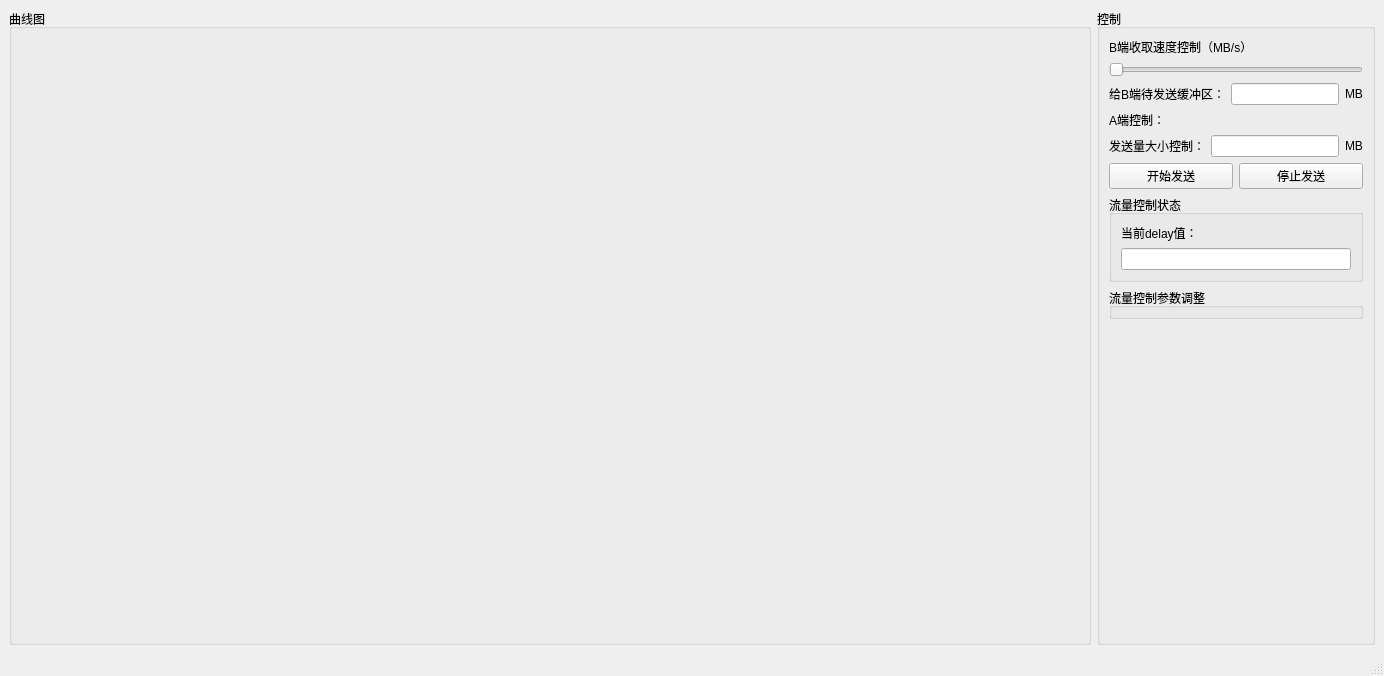
<?xml version="1.0" encoding="UTF-8"?>
<ui version="4.0">
 <class>FlowLimit</class>
 <widget class="QMainWindow" name="FlowLimit">
  <property name="geometry">
   <rect>
    <x>0</x>
    <y>0</y>
    <width>1384</width>
    <height>676</height>
   </rect>
  </property>
  <property name="sizePolicy">
   <sizepolicy hsizetype="Preferred" vsizetype="Preferred">
    <horstretch>0</horstretch>
    <verstretch>0</verstretch>
   </sizepolicy>
  </property>
  <property name="windowTitle">
   <string>FlowLimit</string>
  </property>
  <widget class="QWidget" name="centralwidget">
   <layout class="QHBoxLayout" name="horizontalLayout_4">
    <item>
     <widget class="QGroupBox" name="groupBox">
      <property name="sizePolicy">
       <sizepolicy hsizetype="Expanding" vsizetype="Expanding">
        <horstretch>0</horstretch>
        <verstretch>0</verstretch>
       </sizepolicy>
      </property>
      <property name="title">
       <string>曲线图</string>
      </property>
      <layout class="QVBoxLayout" name="verticalLayout_4">
       <item>
        <widget class="QWidget" name="widget" native="true">
         <property name="sizePolicy">
          <sizepolicy hsizetype="Expanding" vsizetype="Preferred">
           <horstretch>0</horstretch>
           <verstretch>0</verstretch>
          </sizepolicy>
         </property>
        </widget>
       </item>
      </layout>
     </widget>
    </item>
    <item>
     <widget class="QGroupBox" name="groupBox_2">
      <property name="sizePolicy">
       <sizepolicy hsizetype="Maximum" vsizetype="Preferred">
        <horstretch>0</horstretch>
        <verstretch>0</verstretch>
       </sizepolicy>
      </property>
      <property name="maximumSize">
       <size>
        <width>16777215</width>
        <height>16777215</height>
       </size>
      </property>
      <property name="title">
       <string>控制</string>
      </property>
      <layout class="QVBoxLayout" name="verticalLayout_2">
       <item>
        <widget class="QLabel" name="label">
         <property name="sizePolicy">
          <sizepolicy hsizetype="MinimumExpanding" vsizetype="Preferred">
           <horstretch>0</horstretch>
           <verstretch>0</verstretch>
          </sizepolicy>
         </property>
         <property name="text">
          <string>B端收取速度控制（MB/s）</string>
         </property>
        </widget>
       </item>
       <item>
        <widget class="QSlider" name="horizontalSlider">
         <property name="sizePolicy">
          <sizepolicy hsizetype="MinimumExpanding" vsizetype="Fixed">
           <horstretch>0</horstretch>
           <verstretch>0</verstretch>
          </sizepolicy>
         </property>
         <property name="orientation">
          <enum>Qt::Orientation::Horizontal</enum>
         </property>
        </widget>
       </item>
       <item>
        <layout class="QHBoxLayout" name="horizontalLayout">
         <property name="sizeConstraint">
          <enum>QLayout::SizeConstraint::SetDefaultConstraint</enum>
         </property>
         <item>
          <widget class="QLabel" name="label_2">
           <property name="text">
            <string>给B端待发送缓冲区：</string>
           </property>
          </widget>
         </item>
         <item>
          <widget class="QLineEdit" name="edBytesToWrite"/>
         </item>
         <item>
          <widget class="QLabel" name="label_3">
           <property name="text">
            <string>MB</string>
           </property>
          </widget>
         </item>
        </layout>
       </item>
       <item>
        <widget class="QLabel" name="label_4">
         <property name="text">
          <string>A端控制：</string>
         </property>
        </widget>
       </item>
       <item>
        <layout class="QHBoxLayout" name="horizontalLayout_2">
         <item>
          <widget class="QLabel" name="label_7">
           <property name="text">
            <string>发送量大小控制：</string>
           </property>
          </widget>
         </item>
         <item>
          <widget class="QLineEdit" name="readySize"/>
         </item>
         <item>
          <widget class="QLabel" name="label_6">
           <property name="text">
            <string>MB</string>
           </property>
          </widget>
         </item>
        </layout>
       </item>
       <item>
        <layout class="QHBoxLayout" name="horizontalLayout_3">
         <item>
          <widget class="QPushButton" name="btnSendStart">
           <property name="text">
            <string>开始发送</string>
           </property>
          </widget>
         </item>
         <item>
          <widget class="QPushButton" name="btnSendStop">
           <property name="text">
            <string>停止发送</string>
           </property>
          </widget>
         </item>
        </layout>
       </item>
       <item>
        <widget class="QGroupBox" name="groupBox_4">
         <property name="sizePolicy">
          <sizepolicy hsizetype="Preferred" vsizetype="Preferred">
           <horstretch>0</horstretch>
           <verstretch>0</verstretch>
          </sizepolicy>
         </property>
         <property name="title">
          <string>流量控制状态</string>
         </property>
         <layout class="QVBoxLayout" name="verticalLayout">
          <item>
           <widget class="QLabel" name="label_5">
            <property name="text">
             <string>当前delay值：</string>
            </property>
           </widget>
          </item>
          <item>
           <widget class="QLineEdit" name="curDelay"/>
          </item>
         </layout>
        </widget>
       </item>
       <item>
        <widget class="QGroupBox" name="groupBox_3">
         <property name="sizePolicy">
          <sizepolicy hsizetype="Preferred" vsizetype="Preferred">
           <horstretch>0</horstretch>
           <verstretch>0</verstretch>
          </sizepolicy>
         </property>
         <property name="title">
          <string>流量控制参数调整</string>
         </property>
        </widget>
       </item>
       <item>
        <spacer name="verticalSpacer">
         <property name="orientation">
          <enum>Qt::Orientation::Vertical</enum>
         </property>
         <property name="sizeHint" stdset="0">
          <size>
           <width>20</width>
           <height>40</height>
          </size>
         </property>
        </spacer>
       </item>
      </layout>
     </widget>
    </item>
   </layout>
  </widget>
  <widget class="QMenuBar" name="menubar">
   <property name="geometry">
    <rect>
     <x>0</x>
     <y>0</y>
     <width>1384</width>
     <height>25</height>
    </rect>
   </property>
  </widget>
  <widget class="QStatusBar" name="statusbar"/>
 </widget>
 <resources/>
 <connections/>
</ui>
